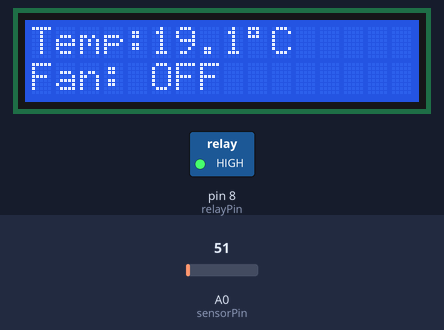
A sketch run on a simulated Arduino Uno, built with avr-gcc and run on an emulated ATmega328P. Shown: 16×2 character LCD, switched loads named in the sketch (green lamp = pin HIGH). The inputs (shaded band) are chosen by the test bench; at power-on: A0 (sensorPin) = 51.

Above: at 3.2 s.
3.3 s: A0 (sensorPin) set to 68
At 5.1 s:
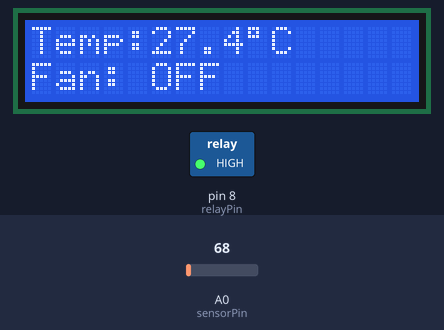
5.6 s: A0 (sensorPin) set to 81
At 7.0 s:
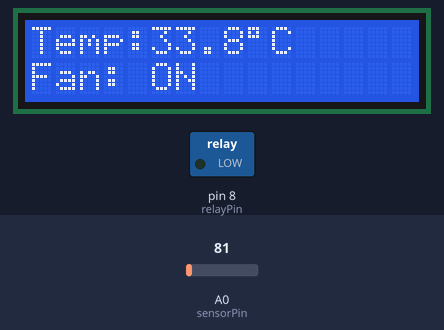
7.6 s: A0 (sensorPin) set to 86
At 8.9 s:
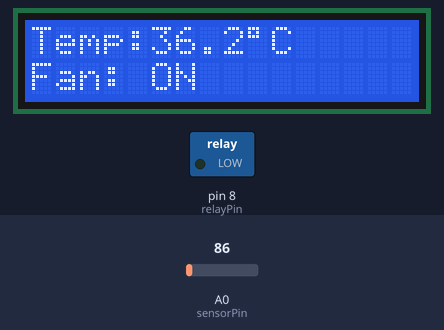
Timing chart, 0 to 10.6 s (numbered marks = the images above; inputs shaded):
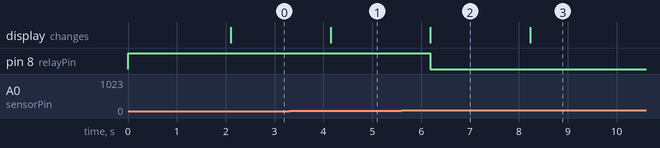

The sketch:

temperature-controlled-ac-appliances.ino
```cpp
#include <Wire.h>
#include <LiquidCrystal_I2C.h>

LiquidCrystal_I2C lcd(0x27, 16, 2);

const int sensorPin = A0;
const int relayPin = 8;

void setup() {
  pinMode(relayPin, OUTPUT);

  // Active LOW Relay
  digitalWrite(relayPin, HIGH);   // Fan OFF

  lcd.init();
  lcd.backlight();

  lcd.setCursor(0,0);
  lcd.print("Temp Controller");
  delay(2000);
  lcd.clear();
}

void loop() {

  int adcValue = analogRead(sensorPin);

  float voltage = adcValue * (5.0 / 1023.0);

  // LM35 Temperature + Calibration
  float temperature = (voltage * 100.0) - 5.8;

  lcd.setCursor(0,0);
  lcd.print("Temp:");
  lcd.print(temperature,1);
  lcd.write(223);
  lcd.print("C  ");

  if(temperature >= 30.0)
  {
    digitalWrite(relayPin, LOW);   // Fan ON
    lcd.setCursor(0,1);
    lcd.print("Fan: ON ");
  }
  else

  {
    digitalWrite(relayPin, HIGH);  // Fan OFF
    lcd.setCursor(0,1);
    lcd.print("Fan: OFF");
  }

  delay(1000);
}
```

Measured:
- the behaviour switches between 73 and 74 on A0 (sensorPin) (found by bisection; images 1 and 2)
- after the input at 3.3 s, the display: changes after 0.85 s (image 1)
- after the input at 5.6 s, pin 8 (relayPin): HIGH → LOW after 0.58 s; the display: changes after 0.59 s (image 2)
- after the input at 7.6 s, the display: changes after 0.63 s (image 3)
